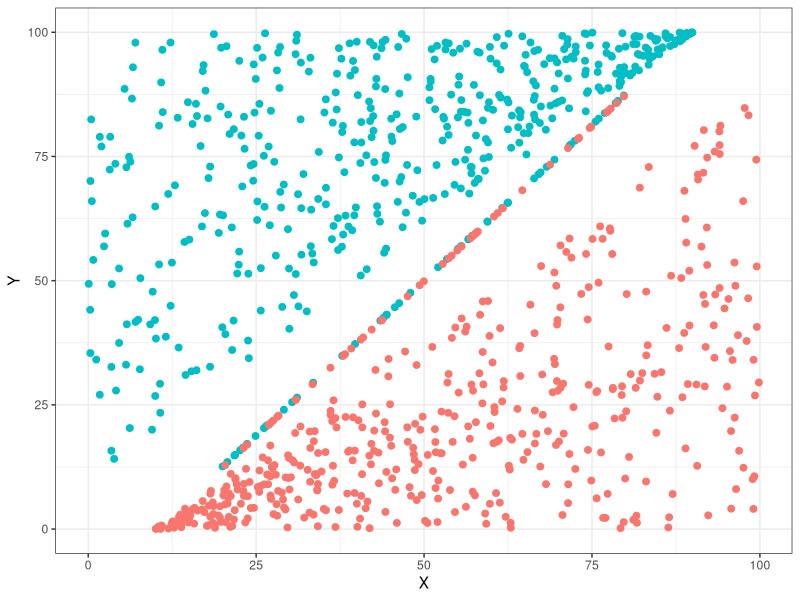
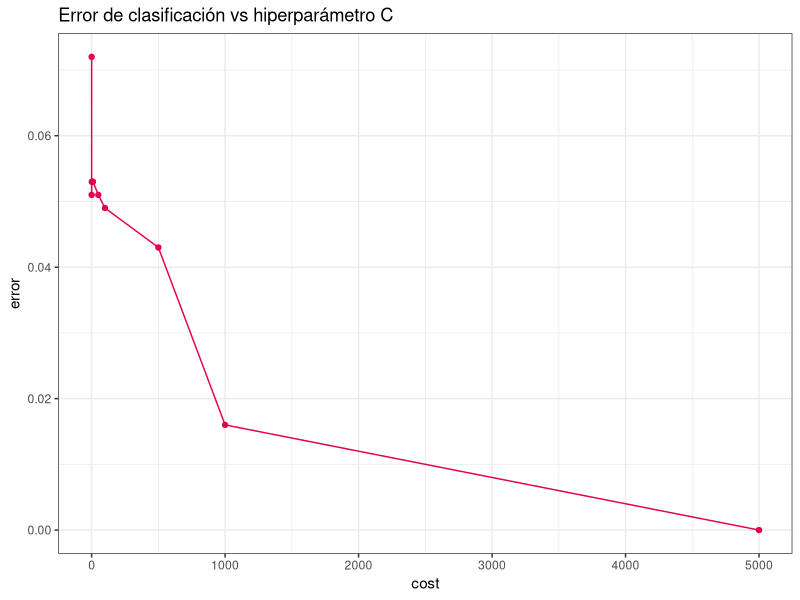
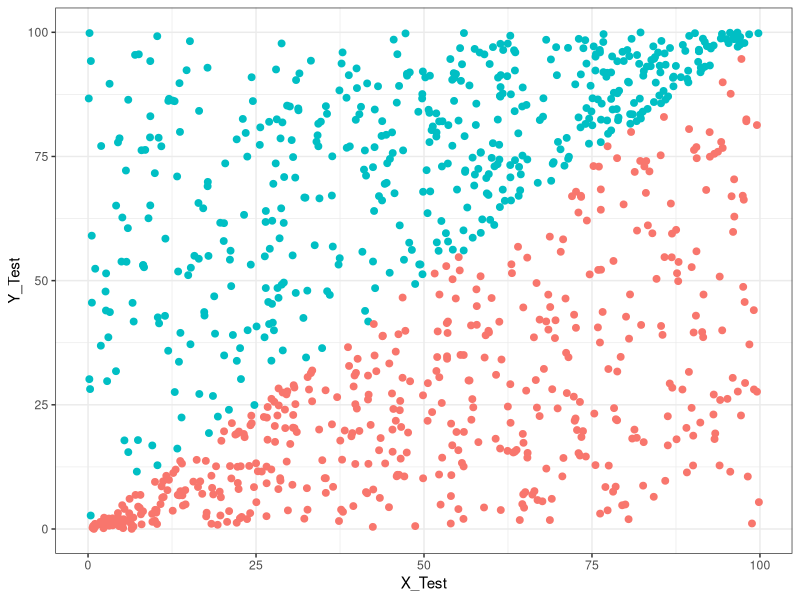
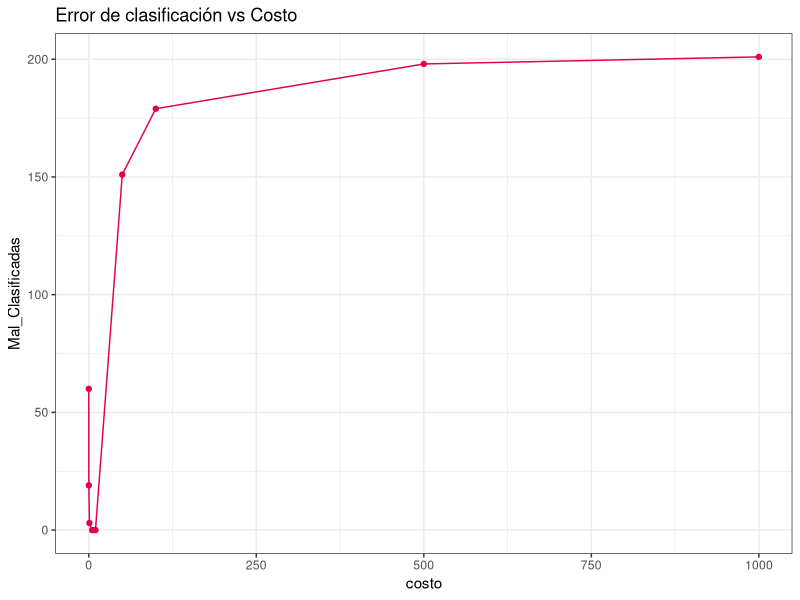

Write R code to recreate these figures, in order.
## ---- chunk 1
knitr::opts_chunk$set(
	echo = TRUE,
	message = FALSE,
	warning = FALSE
)
## ---- chunk 2
library(e1071)
library(ggplot2)
library(dplyr)
## ---- chunk 3
set.seed(2520)

X_Pos = runif(450, 0, 90)
Y_Pos = runif(450, X_Pos + 10, 100)
X_Pos_Ruido = runif(50, 20, 80)
Y_Pos_Ruido = 5/4 * (X_Pos_Ruido - 10) + 0.1

X_Neg = runif(450, 10, 100)
Y_Neg = runif(450, 0, X_Neg - 10)
X_Neg_Ruido = runif(50, 20, 80)
Y_Neg_Ruido = 5/4 * (X_Neg_Ruido - 10) - 0.1

x = c(X_Pos, X_Pos_Ruido, X_Neg, X_Neg_Ruido)
y = c(Y_Pos, Y_Pos_Ruido, Y_Neg, Y_Neg_Ruido)

positivos = seq(1, 500)
z = rep(-1, 1000)
z[positivos] = 1

datos = data.frame(X = x, Y = y, z = as.factor(z))

ggplot(data = datos, aes(x = X, y = Y, color = as.factor(z))) +
  geom_point(size = 2) +
  theme_bw() +
  theme(legend.position = "none")

## ---- chunk 4
set.seed(325)
Model_Tuning <- tune(svm, z ~ ., data = datos, 
               kernel = "linear", 
               ranges = list(cost = c(0.01, 0.1, 1, 5, 10, 50, 100, 500, 1000,5000)))

summary(Model_Tuning)
ggplot(data = Model_Tuning$performances, aes(x = cost, y = error)) +
  geom_line(color= "#E30052") +
  geom_point(color="#E30052") +
  labs(title = "Error de clasificación vs hiperparámetro C") +
  theme_bw()
paste("El mejor modelo es el siguiente:")
Model_Tuning$Best_Model
## ---- chunk 5

set.seed(2321)
X_Test = runif(1000, 0, 100)
positivos = sample(1000, 500)
Y_Test = rep(NA, 1000)
for (i in positivos) {
    Y_Test[i] = runif(1, X_Test[i], 100)
}
for (i in setdiff(1:1000, positivos)) {
    Y_Test[i] = runif(1, 0, X_Test[i])
}

Z_Test = rep(-1, 1000)
Z_Test[positivos] = 1
Datos_Test = data.frame(X = X_Test, Y = Y_Test, z = as.factor(Z_Test))

ggplot(data = Datos_Test, aes(x = X_Test, y = Y_Test, color = as.factor(Z_Test))) +
  geom_point(size = 2) +
  theme_bw() +
  theme(legend.position = "none")

costos = c(0.01, 0.1, 1, 5, 10, 50, 100, 500,1000)
Mal_Clasificadas = rep(NA, length(costos))
Errores_Test = rep(NA, length(costos))
for (i in 1:length(costos)) {
    SVM_Fit = svm(z ~ ., data = datos, kernel = "linear", cost = costos[i])
    SVM_Predict = predict(SVM_Fit, Datos_Test)
    Mal_Clasificadas[i] = sum(SVM_Predict !=Datos_Test$z)
    Errores_Test[i] = mean(SVM_Predict != Datos_Test$z)*100
}
resultado = data.frame(costo = costos, mal_clasificadas = Mal_Clasificadas, porcentaje_error = Errores_Test)

ggplot(data = resultado, aes(x = costo, y = Mal_Clasificadas)) +
  geom_line(color= "#E30052") +
  geom_point(color="#E30052") +
  labs(title = "Error de clasificación vs Costo") +
  theme_bw()

resultado


